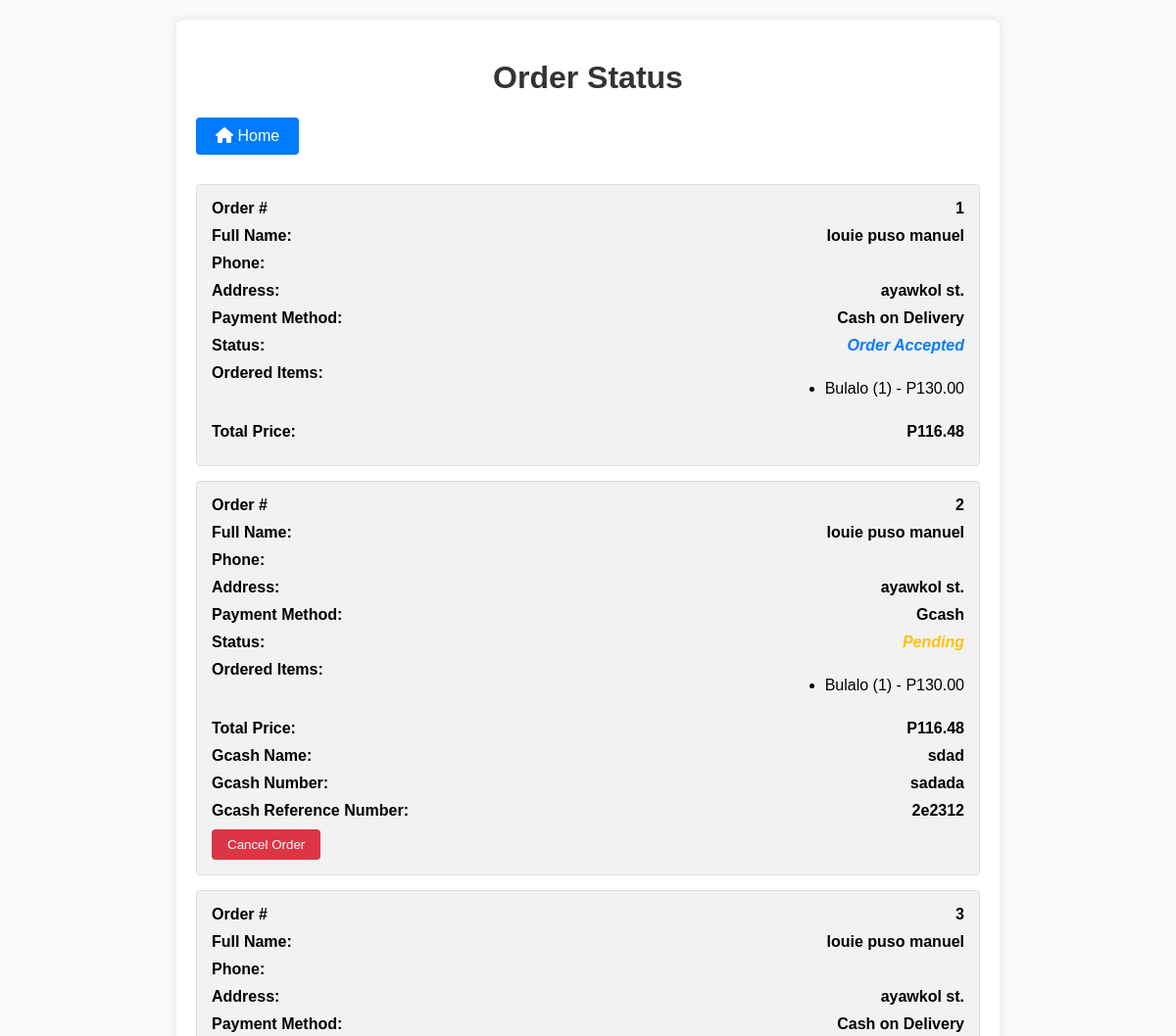
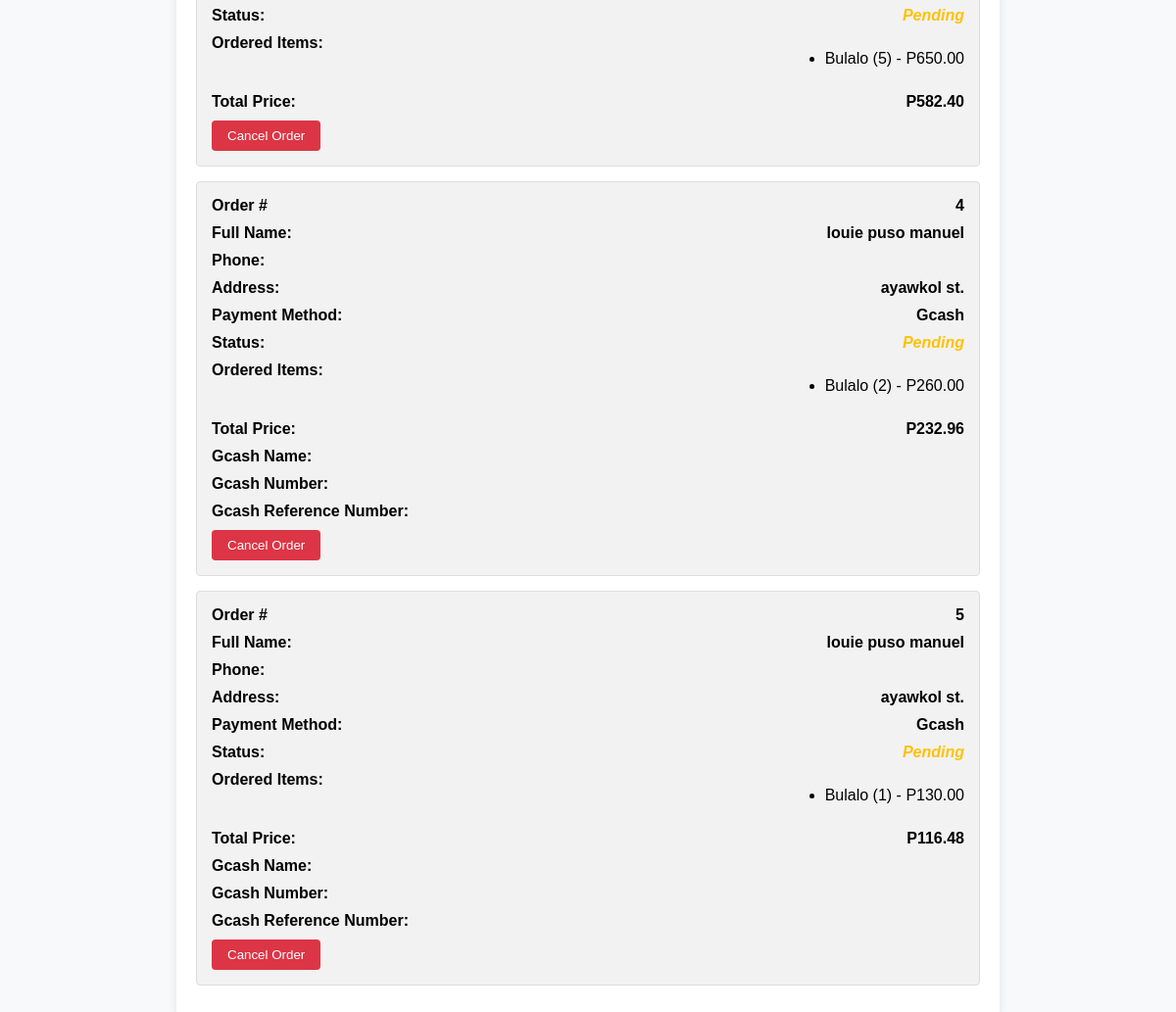
The app's page /register-login/order.php (signed in), older data (2 pictures, top to bottom).
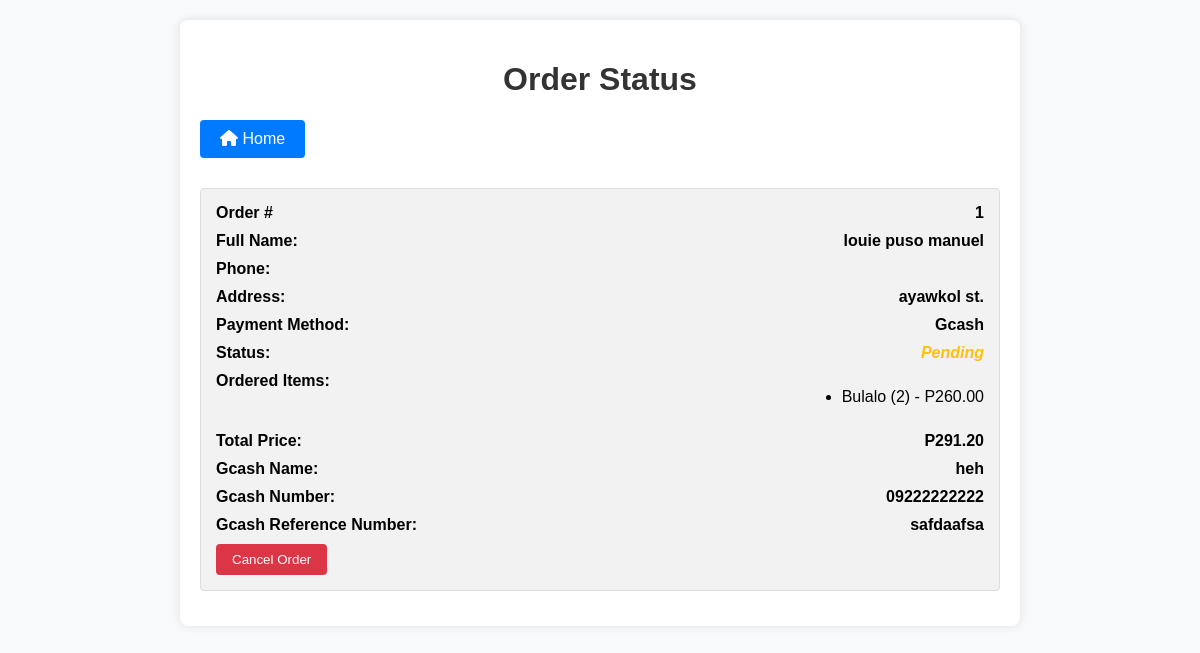
The same page, newer data.
### tables this page shows
CREATE TABLE `orders` (
  `id` int(11) NOT NULL,
  `user_id` int(11) NOT NULL,
  `address` varchar(255) NOT NULL,
  `payment_type` varchar(50) NOT NULL,
  `total_price` decimal(10,2) NOT NULL,
  `status` enum('Pending','Order Accepted','Order Declined','Delivered','On Delivery','Cancelled') DEFAULT 'Pending',
  `ordered_items` longtext NOT NULL CHECK (json_valid(`ordered_items`)),
  `created_at` timestamp NOT NULL DEFAULT current_timestamp(),
  `phone` varchar(20) DEFAULT NULL
);

CREATE TABLE `users` (
  `id` int(11) NOT NULL,
  `username` varchar(128) NOT NULL,
  `full_name` varchar(255) NOT NULL,
  `email` varchar(255) NOT NULL,
  `password` varchar(255) NOT NULL,
  `phone` varchar(15) NOT NULL,
  `address` varchar(255) NOT NULL,
  `cart_count` int(11) NOT NULL DEFAULT 0,
  `is_senior_or_pwd` tinyint(1) NOT NULL DEFAULT 0
);

CREATE TABLE `gcash_info` (
  `id` int(11) NOT NULL,
  `user_id` int(11) NOT NULL,
  `reference_number` varchar(50) NOT NULL,
  `name` varchar(100) NOT NULL,
  `number` varchar(15) NOT NULL
);

### register-login/order.php (the view, shortened to what this page needs)
<?php
include('database.php');
$userID = $_SESSION['user']['id'];
$query = "SELECT o.id, o.address as order_address, o.payment_type, o.status, o.ordered_items, o.total_price, o.created_at, u.full_name, o.phone,
                 gi.name AS gcash_name, gi.number AS gcash_number, gi.reference_number AS gcash_reference_number
          FROM orders o
          INNER JOIN users u ON o.user_id = u.id
          LEFT JOIN gcash_info gi ON o.id = gi.id
          WHERE o.user_id = ?";
$stmt = $conn->prepare($query);
$stmt->bind_param("i", $userID);
$stmt->execute();
$result = $stmt->get_result();
$orders = [];
while ($row = $result->fetch_assoc()) {
    $row['ordered_items'] = json_decode($row['ordered_items'], true);
    $orders[] = $row;
}
?>
<!DOCTYPE html>
<html lang="en">
<head>
    <link rel="stylesheet" href="https://cdnjs.cloudflare.com/ajax/libs/font-awesome/6.0.0/css/all.min.css">
</head>
<body>
    <div class="container">
        <h1 class="heading">Order Status</h1>
        <div class="home-button">
            <a href="index.php"><i class="fas fa-home"></i> Home</a>
        </div>
        <div class="order-status">
            <?php foreach ($orders as $order) : ?>
                <div class="order-item">
                    <div class="item-info">
                        <span>Order #</span>
                        <span><?php echo $order['id']; ?></span>
                    </div>
                    <div class="item-info">
                        <span>Full Name:</span>
                        <span><?php echo htmlspecialchars($order['full_name']); ?></span>
                    </div>
                    <div class="item-info">
                        <span>Phone:</span>
                    </div>
                    <div class="item-info">
                        <span>Address:</span>
                        <span><?php echo htmlspecialchars($order['order_address']); ?></span>
                    </div>
                    <div class="item-info">
                        <span>Payment Method:</span>
                        <span><?php echo $order['payment_type']; ?></span>
                    </div>
                    <div class="item-info">
                        <span>Status:</span>
                        <span class="status <?php echo strtolower($order['status']); ?>"><?php echo $order['status']; ?></span>
                    </div>
                    <div class="item-info">
                        <span>Ordered Items:</span>
                        <ul>
                            <?php foreach ($order['ordered_items'] as $item) : ?>
                                <li><?php echo $item['item_name']; ?> (<?php echo $item['quantity']; ?>) - <?php echo 'P' . number_format($item['item_price'] * $item['quantity'], 2); ?></li>
                            <?php endforeach; ?>
                        </ul>
                    </div>
                    <div class="item-info">
                        <span>Total Price:</span>
                        <span><?php echo 'P' . number_format($order['total_price'], 2); ?></span>
                    </div>
                    <?php if ($order['payment_type'] === 'Gcash') : ?>
                        <div class="item-info">
                            <span>Gcash Name:</span>
                            <span><?php echo htmlspecialchars($order['gcash_name']); ?></span>
                        </div>
                        <div class="item-info">
                            <span>Gcash Number:</span>
                            <span><?php echo htmlspecialchars($order['gcash_number']); ?></span>
                        </div>
                        <div class="item-info">
                            <span>Gcash Reference Number:</span>
                            <span><?php echo htmlspecialchars($order['gcash_reference_number']); ?></span>
                        </div>
                    <?php endif; ?>
                    <?php if ($order['status'] === 'Pending') : ?>
                        <form action="<?php echo htmlspecialchars($_SERVER["PHP_SELF"]); ?>" method="post">
                            <button type="submit" class="cancel-button" name="cancel_order">Cancel Order</button>
                        </form>
                    <?php endif; ?>
                </div>
            <?php endforeach; ?>
        </div>
    </div>
</body>
</html>

### register-login/order.php (style rules this page uses)
body { font-family: Arial, sans-serif; background-color: #f8f9fa; margin: 0; padding: 20px; }
.container { max-width: 800px; margin: 0 auto; background-color: #fff; padding: 20px; border-radius: 8px; box-shadow: 0 0 10px rgba(0, 0, 0, 0.1); }
.heading { text-align: center; color: #333; }
.order-status { margin-top: 30px; }
.order-status .order-item { margin-bottom: 15px; padding: 15px; border: 1px solid #ddd; border-radius: 4px; background-color: #f2f2f2; }
.order-status .order-item .item-info { display: flex; justify-content: space-between; margin-bottom: 10px; }
.order-status .order-item .item-info span { font-weight: bold; }
.order-status .order-item .item-info .status { font-style: italic; color: #007bff; }
.order-status .order-item .item-info .status.pending { color: #ffc107; }
.home-button { display: block; width: 100%; margin-top: 20px; }
.home-button a { display: inline-block; padding: 10px 20px; background-color: #007bff; color: #fff; text-decoration: none; border-radius: 4px; transition: background-color 0.3s ease; }
.cancel-button { display: inline-block; padding: 8px 16px; background-color: #dc3545; color: #fff; border: none; border-radius: 4px; cursor: pointer; transition: background-color 0.3s ease; }

Row changes from the older to the newer data that the page shows:
removed orders: id "2", user.full_name "louie puso manuel", address "ayawkol st.", payment_type "Gcash", status "Pending", item_name "Bulalo", quantity "1", quantity "130.00", total_price "116.48", gcash_info.name "sdad", gcash_info.number "sadada", gcash_info.reference_number "2e2312"
removed orders: id "3", user.full_name "louie puso manuel", address "ayawkol st.", payment_type "Cash on Delivery", status "Pending", item_name "Bulalo", quantity "5", quantity "650.00", total_price "582.40"
removed orders: id "4", user.full_name "louie puso manuel", address "ayawkol st.", payment_type "Gcash", status "Pending", item_name "Bulalo", quantity "2", quantity "260.00", total_price "232.96"
removed orders: id "5", user.full_name "louie puso manuel", address "ayawkol st.", payment_type "Gcash", status "Pending", item_name "Bulalo", quantity "1", quantity "130.00", total_price "116.48"
changed orders "ayawkol st.": payment_type "Cash on Delivery" → "Gcash"; status "Order Accepted" → "Pending"; total_price "116.48" → "291.20"; gcash_info.name (not shown) → "heh"; gcash_info.number (not shown) → "09222222222"; gcash_info.reference_number (not shown) → "safdaafsa"
Text that changed along with them:
new list line: "Bulalo ( 2 ) - P 260.00"
list line gone: "Bulalo ( 1 ) - P 130.00"
